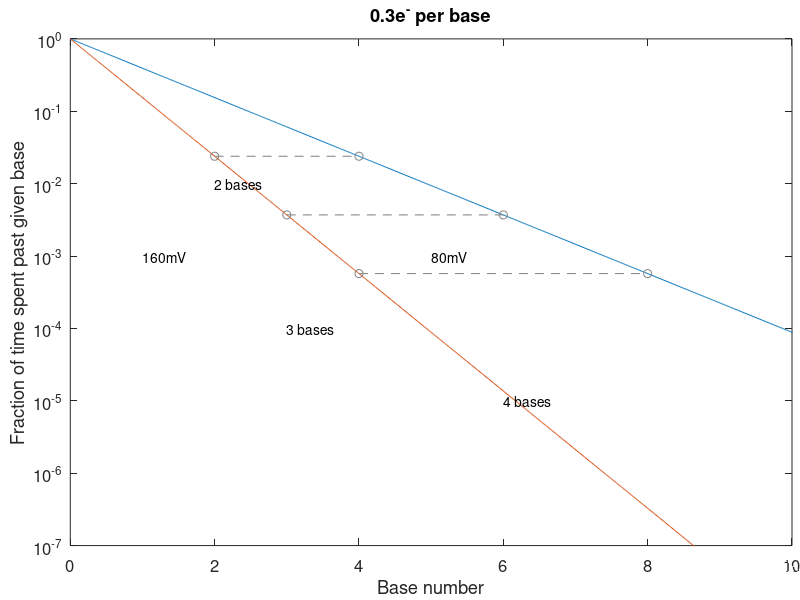

Source code (MATLAB):
%%

% inputs
V = 0.05; % voltage in Volts
s = 0.3; % how many electronic charges per base
d = 0.13; % diffusion constant in units of D_0
T = 273.15 + 25; % K
n = 14; % number of bases past constriction
tolerance = 1e-3; % for numerical integration, accurate to this

% constants and derived quantities
e_0 = 1.6e-19; % coulombs
nu = 0.59; % Flory exponent
D_0 = 3.31e-10; % diffusion const of 1.5nm sphere, m^2/s
D = d * D_0;
kB = 1.38e-23; % SI units
Lp = 1e-9; % Tinland 1997
Lb = 0.5e-9; % length per base ssDNA, meters
L = n * Lb; % length of domain, meters
sigma = s * e_0 / Lb; % charge per unit length

f = @(x,v) exp(sigma*v*x/(kB*T));
xx = linspace(0,L,1000);

figure
plot(xx*1e9*2,f(xx,-0.08))
hold on
plot(xx*1e9*2,f(xx,-0.16))
plot([2,4],f(4*Lb,-0.08)*ones(1,2),'o','Color',[0.5,0.5,0.5])
line([2,4],f(4*Lb,-0.08)*ones(1,2),'LineStyle','--','Color',[0.5,0.5,0.5])
plot([3,6],f(6*Lb,-0.08)*ones(1,2),'o','Color',[0.5,0.5,0.5])
line([3,6],f(6*Lb,-0.08)*ones(1,2),'LineStyle','--','Color',[0.5,0.5,0.5])
plot([4,8],f(8*Lb,-0.08)*ones(1,2),'o','Color',[0.5,0.5,0.5])
line([4,8],f(8*Lb,-0.08)*ones(1,2),'LineStyle','--','Color',[0.5,0.5,0.5])
text(1,1e-3,'160mV')
text(5,1e-3,'80mV')
text(2,1e-2,'2 bases')
text(3,1e-4,'3 bases')
text(6,1e-5,'4 bases')
set(gca,'yscale','log')
set(gca,'fontsize',12,'outerposition',[0.01,0.01,0.98,0.98],'looseinset',[0,0,0,0])
ylabel('Fraction of time spent past given base')
xlabel('Base number')
ylim([1e-7 1])
xlim([0 10])
title([num2str(s) 'e^- per base'])
set(gcf,'position',[-585   463   478   490])
